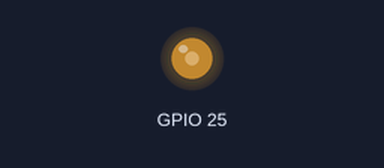
Recording of a sketch running on a simulated ESP32. Shown: output pins drawn as LEDs (lit = HIGH).

Above: at 0.1 s.
Timing chart, 0 to 1.6 s (numbered marks = the images above):
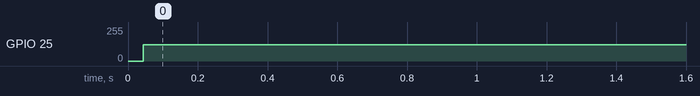

Measured:
- by itself, GPIO 25: 0/255 → 121/255 at 0.04 s

The sketch:

sine_wave_generator.ino
```cpp
#include "driver/dac.h"

// Define the DAC channel to use (GPIO25)
#define DAC_CHANNEL DAC_CHANNEL_1

// Sampling frequency (Hz)
#define SAMPLE_RATE 44100

// Sine wave frequency (Hz)
#define FREQUENCY 440

// Calculate the number of samples needed for one complete sine wave
#define SAMPLES_PER_CYCLE (SAMPLE_RATE / FREQUENCY)

// Buffer to store sine wave samples
uint8_t sine_wave[SAMPLES_PER_CYCLE];

void setup() {
    // Initialize serial communication
    Serial.begin(115200);

    // Generate sine wave samples
    for (int i = 0; i < SAMPLES_PER_CYCLE; i++) {
        // Generate sine wave values between 0 and 255 (8-bit DAC range)
        sine_wave[i] = (sin(2 * PI * i / SAMPLES_PER_CYCLE) + 1) * 127.5;
    }

    // Initialize DAC
    dac_output_enable(DAC_CHANNEL);
}

void loop() {
    // Output the sine wave continuously
    for (int i = 0; i < SAMPLES_PER_CYCLE; i++) {
        dac_output_voltage(DAC_CHANNEL, sine_wave[i]);
        // Calculate delay to maintain correct frequency
        delayMicroseconds(1000000 / SAMPLE_RATE);
    }
} 
```
